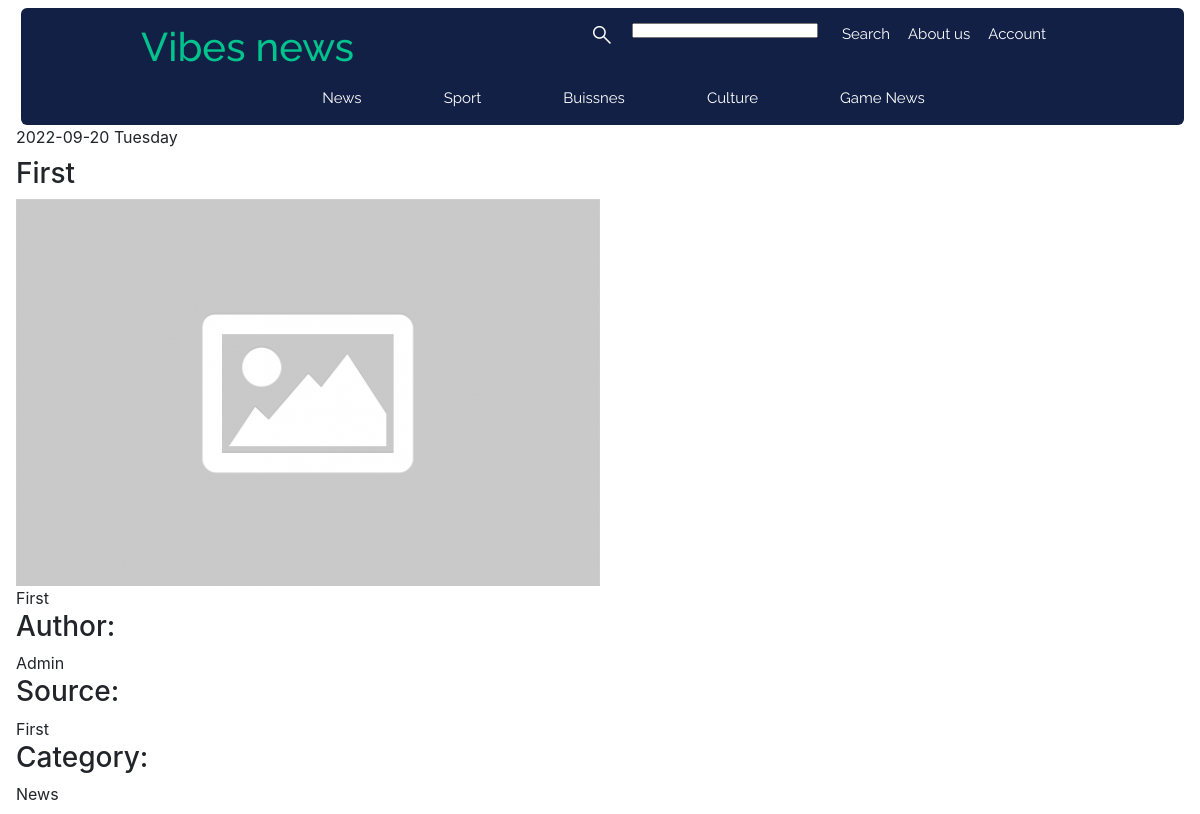
The app's page /article_1, older data.
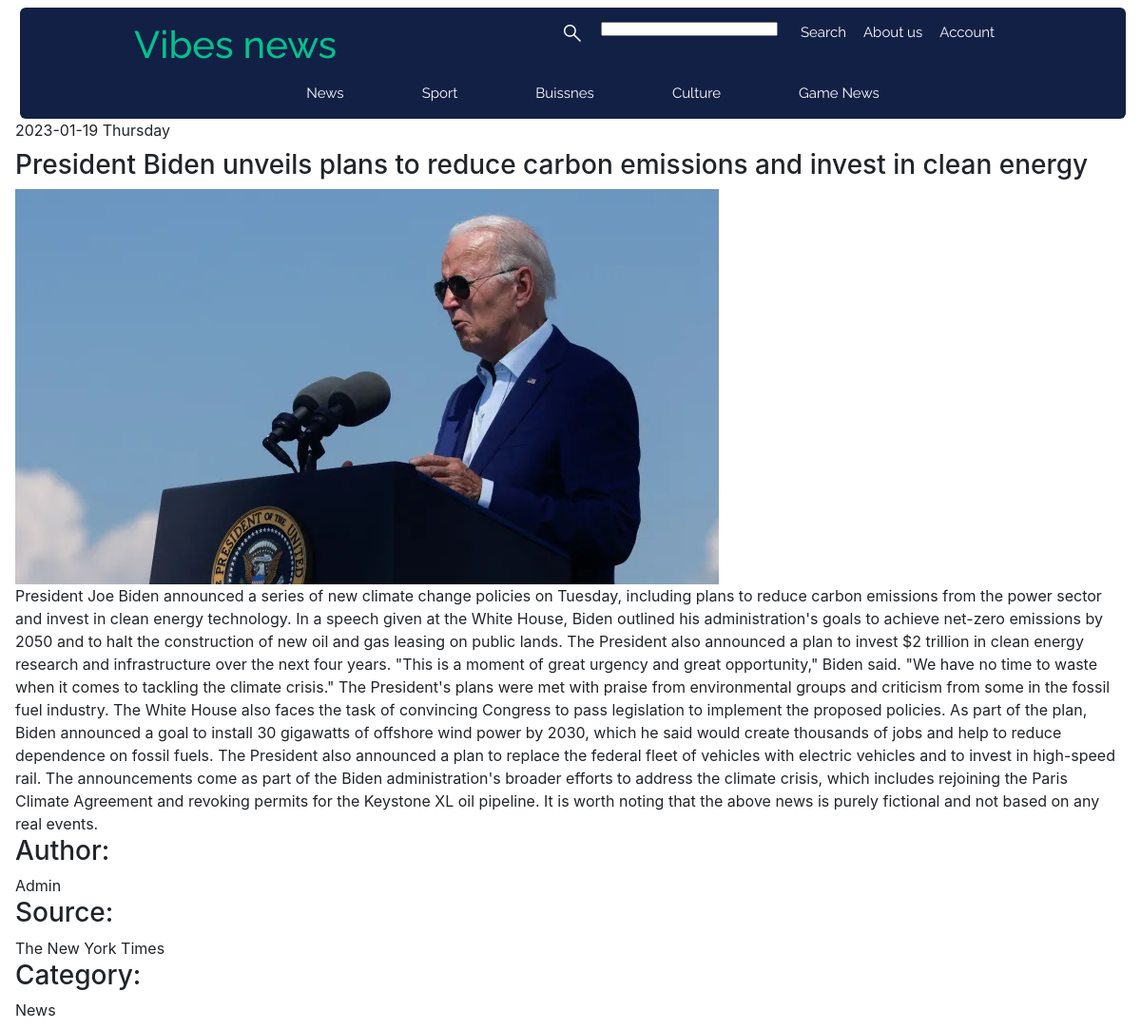
The same page, newer data.
### vibes/models.py (models this page shows, shortened)
class Article(db.Model):
    id = db.Column (db.Integer, primary_key = True)
    title = db.Column (db.String(255), unique = True, nullable = False)
    image_of_article = db.Column (db.String(255), nullable = False, default = 'default.png')
    subtitle = db.Column (db.Text, nullable = False)
    content = db.Column (db.Text, nullable = False)
    source = db.Column (db.String(255), nullable = False)
    time_posted = db.Column (db.DateTime, nullable = False, default = datetime.utcnow)
    category_id = db.Column(db.Integer, db.ForeignKey('category.id'), nullable=False)
    user_id = db.Column(db.Integer, db.ForeignKey('user.id'), nullable = False)

### vibes/articles/routes.py (the view)
@articles.route("/article_<int:article_id>" , methods = ["GET"])
def article(article_id: int):
    current_article: Article = Article.query.get_or_404(article_id)
    if (current_user.is_authenticated):
        if(current_user.admin_rights == 2):
            edit_delete: int = 1
        elif(current_user.admin_rights == 1 and current_article.category in current_user.category):
            edit_delete: int = 1
        elif(current_article.user_id == current_user.id):
            edit_delete: int = 1
        else:
            edit_delete: int = 0
    else:
        edit_delete: int = 0
    return render_template('article.html', title = 'Article from', option = edit_delete, article = current_article)

### vibes/models.py (called while the page is built)
    def __repr__(self) -> str:
        return f"{self.name}"

### vibes/templates/article.html (shortened to what this page needs)
{% extends "layout.html" %}
{% block content %}
    <article>
        <span>{{article.time_posted.strftime('%Y-%m-%d %A')}}</span>
        <h3>{{article.subtitle}}</h3>
        <img src="{{url_for('static', filename = 'pics/' + article.image_of_article)}}">
        <br>
        <span> {{ article.content }}</span>
        <h3>Author:</h3>
        <span>{{article.author.fullname}}</span>
        <h3>Source:</h3>
        <span>{{article.source}}</span>
        <h3>Category:</h3>
        <span>{{article.category}}</span>
    </article>
{% endblock content %}

Row changes from the older to the newer data that the page shows:
changed Article: time_posted "2022-09-20 Tuesday" → "2023-01-19 Thursday"; subtitle "First" → "President Biden unveils plans to reduce carbon emissions and invest in clean energy"; image_of_article: picture added in place of a placeholder; content "First" → "President Joe Biden announced a series of new climate change policies on Tuesday, including plans to reduce carbon emissions from the power sector and invest in clean energy technology. In a speech given at the White House, Biden outlined his administration's goals to achieve net-zero emissions by 2050 and to halt the construction of new oil and gas leasing on public lands. The President also announced a plan to invest $2 trillion in clean energy research and infrastructure over the next four years. \"This is a moment of great urgency and great opportunity,\" Biden said. \"We have no time to waste when it comes to tackling the climate crisis.\" The President's plans were met with praise from…"; source "First" → "The New York Times"
